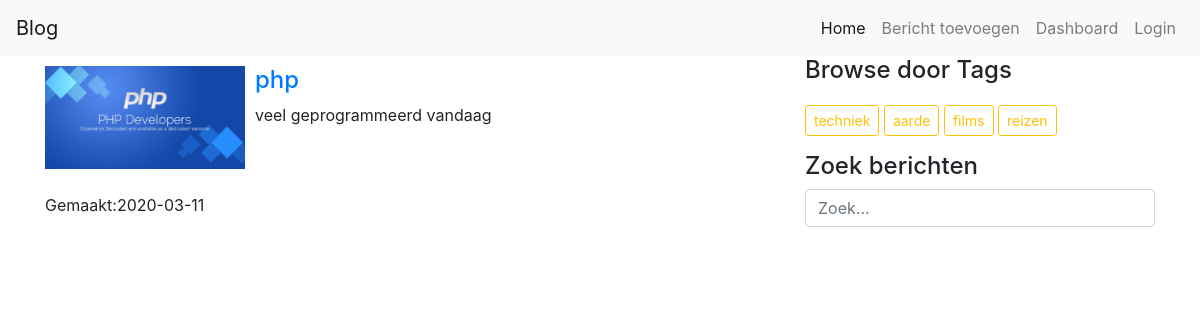
Screenshot of /index.php?tag=techniek with the database file from the repository.
### tables this page shows
CREATE TABLE `post_tags` (
  `post_id` int(11) NOT NULL,
  `tag_id` int(11) NOT NULL
);

CREATE TABLE `posts` (
  `id` int(11) NOT NULL,
  `title` varchar(60) NOT NULL,
  `description` text NOT NULL,
  `image` varchar(70) NOT NULL,
  `created_at` datetime NOT NULL,
  `slug` varchar(122) NOT NULL
);

CREATE TABLE `tags` (
  `id` int(11) NOT NULL,
  `tag` varchar(60) NOT NULL
);

### post.php (called while the page is built, shortened)
<?php
class Post{
    private $db;
    public function __construct($db)
    {
        $this->db = $db;
    }
    public function getPost(){
        if(isset($_GET['tag'])){
            $tag = $_GET['tag'];
            $sql = "SELECT *
					FROM posts
					INNER JOIN post_tags ON posts.id = post_tags.post_id
					INNER JOIN tags ON tags.id = post_tags.tag_id
					WHERE tags.tag='$tag'";
            $result = mysqli_query($this->db,$sql);
            return $result;
        }
        $sql = "select * from posts";
        $result = mysqli_query($this->db, $sql);
        return $result;
    }
}

### tag.php (called while the page is built, shortened)
<?php
class Tag
{
    private $db;
    public function __construct($db)
    {
        $this->db = $db;
    }
    public function getAllTags()
    {
        $sql = "SELECT * FROM tags";
        $result = mysqli_query($this->db, $sql);
        return $result;
    }
}

### index.php (the view, shortened to what this page needs)
<?php
include ('header.php');
include ('post.php');
include ('tag.php');
$post = new Post($db);
$tags = new Tag($db);
?>
<div class="container">
    <div class="row">
        <div class="col-md-8">
            <?php foreach ($post->getPost() as $post){?>
            <div class="media">
                <div class="media-left media-top">
                    <img src="images/<?php echo $post['image']; ?>" class="media-object" style="width: 200px">
                    <p>
                        <br>
                        Gemaakt:<?php echo date('Y-m-d',strtotime($post['created_at'])); ?>
                    </p>
                </div>
                <div class="media-body">
                    <h4 class="media-heading"><a href="view.php?slug=<?php echo $post['slug']; ?>"><?php echo $post['title']?></a></h4>
                    <?php echo htmlspecialchars_decode($post['description'])?>
                </div>
            </div>
            <?php } ?>
        </div>
        <div class="col-md-4">
            <h4>Browse door Tags</h4>
            <p>
                <?php
                foreach($tags->getAllTags() as $tag){?>
                    <a href="index.php?tag=<?php  echo $tag['tag'];?>"><button type="button" class="btn btn-outline-warning btn-sm">
                            <?php  echo $tag['tag'];?>
                        </button></a>
                <?php  } ?>
            </p>
            <p>
            <h4>Zoek berichten</h4>
            <form action="" method="GET">
                <input type="text" name="keyword" class="form-control" placeholder="Zoek...">
            </form>
            </p>
        </div>
    </div>
</div>

### header.php (shortened to what this page needs)
<!doctype html>
<html lang="en">
<head>
    <link rel="stylesheet" href="https://stackpath.bootstrapcdn.com/bootstrap/4.4.1/css/bootstrap.min.css">
</head>
<body>
<nav class="navbar navbar-expand-lg navbar-light bg-light">
    <a class="navbar-brand" href="index.php">Blog</a>
    <div class="collapse navbar-collapse" id="navbarNav">
        <ul class="navbar-nav ml-auto">
            <li class="nav-item active">
                <a class="nav-link" href="index.php">Home <span class="sr-only">(current)</span></a>
            </li>
            <li class="nav-item">
                <a class="nav-link" href="add.php">Bericht toevoegen</a>
            </li>
            <li class="nav-item">
                <a class="nav-link" href="result.php">Dashboard</a>
            </li>
            <?php if(!empty($_SESSION['username'])){ ?>
                <li class="nav-item">
                    <a class="nav-link" href="logout.php">Logout</a>
                </li>
            <?php }else{  ?>
                <li class="nav-item">
                    <a class="nav-link" href="login.php">Login</a>
                </li>
            <?php  } ?>
        </ul>
    </div>
</nav>
</body>
</html>

### index.php (style rules this page uses)
img { margin-right: 10px; }
body { text-align: justify; }
.media { margin-top:10px ; }
.btn-group-sm>.btn, .btn-sm { padding: .25rem .5rem; font-size: .875rem; line-height: 1.5; border-radius: .2rem; margin-top: 12px; }

### rows the page displays
post_tags: post.image (picture), post.created_at "2020-03-11", post.title "php", post.description "veel geprogrammeerd vandaag"
tags: tag "techniek"
tags: tag "aarde"
tags: tag "films"
tags: tag "reizen"
